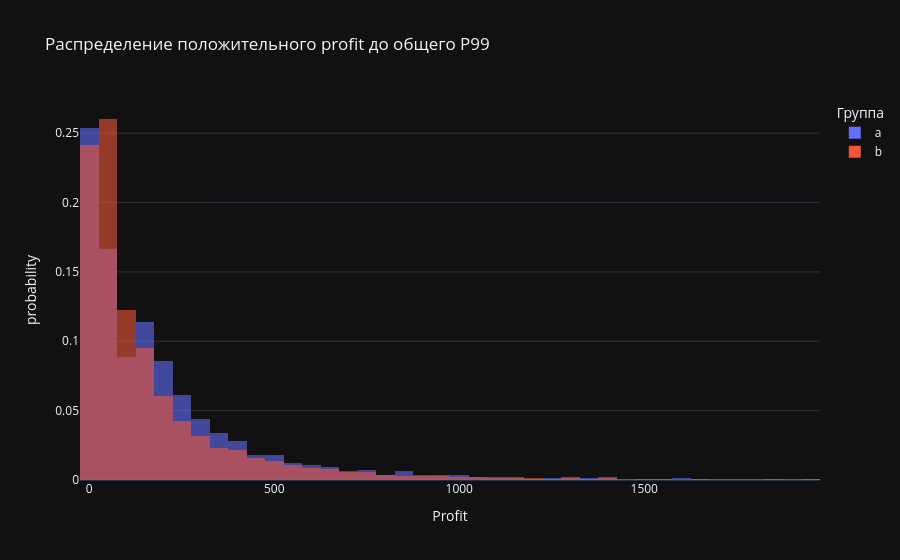

This figure's notebook cell:
### Code cell
fig = px.histogram(
    profit_for_hist,
    x="profit",
    color="exp_group",
    nbins=60,
    barmode="overlay",
    opacity=0.6,
    histnorm="probability",
    title="Распределение положительного profit до общего P99",
    labels={
        "profit": "Profit",
        "exp_group": "Группа",
        "probability": "Доля наблюдений"
    },
    category_orders={
        "exp_group": ["a", "b"]
    }
)

fig.show()

### Figure 1 — Plotly figure (JSON) as saved in the notebook; plotly's stock layout.template omitted (floating-point values rounded to 4 significant figures; data arrays with more than 128 entries replaced by an {"elided": "..."} marker saying what was removed)
{"data": [{"bingroup": "x", "histnorm": "probability", "hovertemplate": "Группа=a<br>Profit=%{x}<br>probability=%{y}<extra></extra>", "legendgroup": "a", "marker": {"color": "#636efa", "opacity": 0.6, "pattern": {"shape": ""}}, "name": "a", "nbinsx": 60, "orientation": "v", "showlegend": true, "x": {"elided": "7291 float values"}, "xaxis": "x", "yaxis": "y", "type": "histogram"}, {"bingroup": "x", "histnorm": "probability", "hovertemplate": "Группа=b<br>Profit=%{x}<br>probability=%{y}<extra></extra>", "legendgroup": "b", "marker": {"color": "#EF553B", "opacity": 0.6, "pattern": {"shape": ""}}, "name": "b", "nbinsx": 60, "orientation": "v", "showlegend": true, "x": {"elided": "8020 float values"}, "xaxis": "x", "yaxis": "y", "type": "histogram"}], "layout": {"xaxis": {"anchor": "y", "domain": [0.0, 1.0], "title": {"text": "Profit"}}, "yaxis": {"anchor": "x", "domain": [0.0, 1.0], "title": {"text": "probability"}}, "legend": {"title": {"text": "Группа"}, "tracegroupgap": 0}, "title": {"text": "Распределение положительного profit до общего P99"}, "barmode": "overlay"}}
